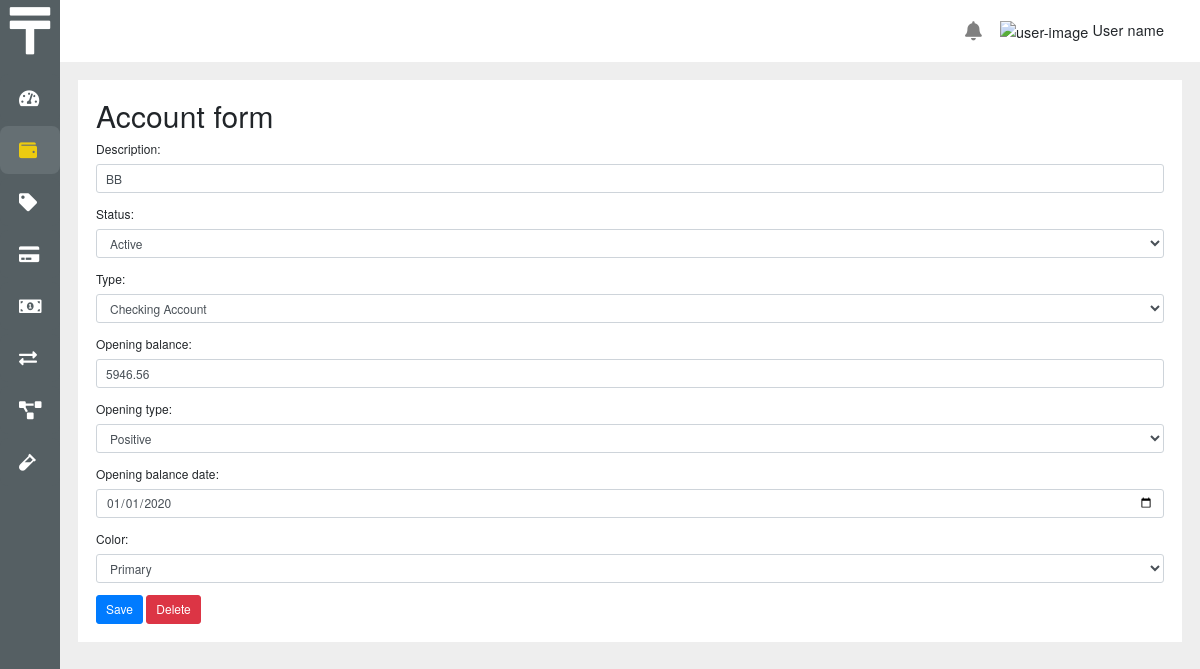
Screenshot of /accounts/6 with the database file from the repository.
### core/models.py (models this page shows, shortened)
class Account(BaseModel):
    description = models.CharField(max_length=25, null=False, blank=False)
    status = models.IntegerField(
        choices=StatusChoices.choices, default=StatusChoices.ACTIVE)
    type = models.IntegerField(
        choices=AccountTypeChoices.choices, default=AccountTypeChoices.CA)
    opening_balance = models.DecimalField(max_digits=15, decimal_places=2)
    opening_type = models.IntegerField(
        choices=MovementTypeChoices.choices, default=MovementTypeChoices.POSITIVE)
    opening_balance_date = models.DateField()
    color = models.IntegerField(
        choices=ColorChoices.choices, default=ColorChoices.PRIMARY)
    initial_transaction = models.OneToOneField(
        'Transaction', on_delete=models.CASCADE, related_name='initial_transaction', null=True)

### core/views.py (the view)
# urls.py: path('accounts/<int:pk>', views.account_form, name='account_form'),
def account_form(request, pk):
    account = get_object_or_404(Account, pk=pk)
    if request.method == 'POST':
        form = AccountForm(request.POST, instance=account)
        if form.is_valid():
            form.save()
            return redirect('account_list')
    else:
        form = AccountForm(instance=account)
    return render(request, 'account/account_form.html', {'form': form, 'id': pk})

### core/forms.py
class AccountForm(ModelForm):
    opening_balance_date = DateField(autofocus=True)
    class Meta:
        model = Account
        fields = ['description', 'status', 'type', 'opening_balance',
                  'opening_type', 'opening_balance_date', 'color']

### core/templatetags/tags.py (called while the page is built)
@register.filter('startswith')
def startswith(text, starts):
    if isinstance(text, str):
        return text.startswith(starts)
    return False

### core/templates/account/account_form.html (shortened to what this page needs)
{% extends ajax|yesno:'base_ajax.html,base.html' %}
{% load static %}
{% block main %}
<div {% if not ajax %}class="container-fluid bg-white p-4" {% endif %}>
  <h1>Account form</h1>
  {% url 'account_delete' id as delete_url %}
  <form method="post" novalidate>
    {% include 'includes/bootstrap_form.html' with form=form %}
    <button type="submit" class="btn btn-primary">Save</button>
    <button type="button" class="btn btn-danger" data-toggle="modal" data-target="#modalDelete">Delete</button>
  </form>
</div>
{% endblock main %}

### core/templates/includes/bootstrap_form.html (shortened to what this page needs)
{% load widget_tweaks %}
{% for field in form.visible_fields %}
  <div class="form-group">
    {{ field.label_tag }}
    {% if form.is_bound %}
      {% if field.errors %}
        {% render_field field class="form-control is-invalid" %}
        {% for error in field.errors %}
          <div class="invalid-feedback">
            {{ error }}
          </div>
        {% endfor %}
      {% else %}
        {% render_field field class="form-control is-valid" %}
      {% endif %}
    {% else %}
      {% render_field field class="form-control" %}
    {% endif %}
  </div>
{% endfor %}

### rows the page displays
Account: description "BB" "Active" "Checking Account" "5946.56" "Positive" "01/01/2020" "Primary"

### other values shown
{{ field.label_tag }} "Description:" "Status:" "Type:" "Opening balance:" "Opening type:" "Opening balance date:" "Color:"
